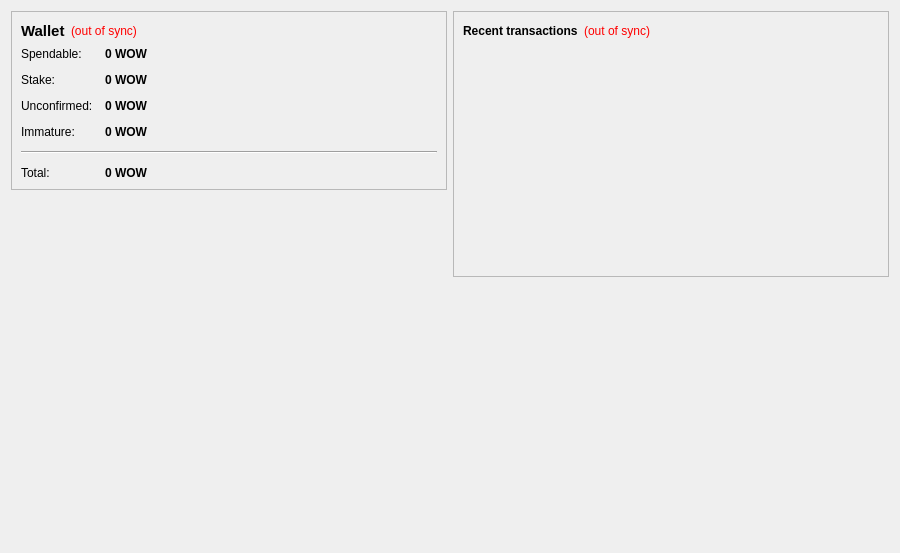
<?xml version="1.0" encoding="UTF-8"?>
<ui version="4.0">
 <class>OverviewPage</class>
 <widget class="QWidget" name="OverviewPage">
  <property name="geometry">
   <rect>
    <x>0</x>
    <y>0</y>
    <width>900</width>
    <height>553</height>
   </rect>
  </property>
  <property name="windowTitle">
   <string>Form</string>
  </property>
  <layout class="QHBoxLayout" name="horizontalLayout" stretch="1,1">
   <item>
    <layout class="QVBoxLayout" name="verticalLayout_2">
     <item>
      <widget class="QFrame" name="frame">
       <property name="frameShape">
        <enum>QFrame::StyledPanel</enum>
       </property>
       <property name="frameShadow">
        <enum>QFrame::Raised</enum>
       </property>
       <layout class="QVBoxLayout" name="verticalLayout_4">
        <item>
         <layout class="QHBoxLayout" name="horizontalLayout_4">
          <item>
           <widget class="QLabel" name="label_5">
            <property name="font">
             <font>
              <pointsize>11</pointsize>
              <weight>75</weight>
              <bold>true</bold>
             </font>
            </property>
            <property name="text">
             <string>Wallet</string>
            </property>
           </widget>
          </item>
          <item>
           <widget class="QLabel" name="labelWalletStatus">
            <property name="toolTip">
             <string>The displayed information may be out of date. Your wallet automatically synchronizes with the Wow network after a connection is established, but this process has not completed yet.</string>
            </property>
            <property name="styleSheet">
             <string notr="true">QLabel { color: red; }</string>
            </property>
            <property name="text">
             <string notr="true">(out of sync)</string>
            </property>
            <property name="alignment">
             <set>Qt::AlignLeading|Qt::AlignLeft|Qt::AlignVCenter</set>
            </property>
           </widget>
          </item>
          <item>
           <spacer name="horizontalSpacer_2">
            <property name="orientation">
             <enum>Qt::Horizontal</enum>
            </property>
            <property name="sizeHint" stdset="0">
             <size>
              <width>40</width>
              <height>20</height>
             </size>
            </property>
           </spacer>
          </item>
         </layout>
        </item>
        <item>
         <layout class="QFormLayout" name="formLayout_2">
          <property name="fieldGrowthPolicy">
           <enum>QFormLayout::AllNonFixedFieldsGrow</enum>
          </property>
          <property name="horizontalSpacing">
           <number>12</number>
          </property>
          <property name="verticalSpacing">
           <number>12</number>
          </property>
          <item row="0" column="0">
           <widget class="QLabel" name="label">
            <property name="text">
             <string>Spendable:</string>
            </property>
           </widget>
          </item>
          <item row="0" column="1">
           <widget class="QLabel" name="labelBalance">
            <property name="font">
             <font>
              <weight>75</weight>
              <bold>true</bold>
             </font>
            </property>
            <property name="cursor">
             <cursorShape>IBeamCursor</cursorShape>
            </property>
            <property name="toolTip">
             <string>Your current spendable balance</string>
            </property>
            <property name="text">
             <string notr="true">0 WOW</string>
            </property>
            <property name="textInteractionFlags">
             <set>Qt::LinksAccessibleByMouse|Qt::TextSelectableByKeyboard|Qt::TextSelectableByMouse</set>
            </property>
           </widget>
          </item>
          <item row="1" column="0">
           <widget class="QLabel" name="label_6">
            <property name="text">
             <string>Stake:</string>
            </property>
           </widget>
          </item>
          <item row="1" column="1">
           <widget class="QLabel" name="labelStake">
            <property name="font">
             <font>
              <weight>75</weight>
              <bold>true</bold>
             </font>
            </property>
            <property name="cursor">
             <cursorShape>IBeamCursor</cursorShape>
            </property>
            <property name="toolTip">
             <string>Total of coins that were staked, and do not yet count toward the current balance</string>
            </property>
            <property name="text">
             <string notr="true">0 WOW</string>
            </property>
            <property name="textInteractionFlags">
             <set>Qt::LinksAccessibleByMouse|Qt::TextSelectableByKeyboard|Qt::TextSelectableByMouse</set>
            </property>
           </widget>
          </item>
          <item row="2" column="0">
           <widget class="QLabel" name="label_3">
            <property name="text">
             <string>Unconfirmed:</string>
            </property>
           </widget>
          </item>
          <item row="2" column="1">
           <widget class="QLabel" name="labelUnconfirmed">
            <property name="font">
             <font>
              <weight>75</weight>
              <bold>true</bold>
             </font>
            </property>
            <property name="cursor">
             <cursorShape>IBeamCursor</cursorShape>
            </property>
            <property name="toolTip">
             <string>Total of transactions that have yet to be confirmed, and do not yet count toward the current balance</string>
            </property>
            <property name="text">
             <string notr="true">0 WOW</string>
            </property>
            <property name="textInteractionFlags">
             <set>Qt::LinksAccessibleByMouse|Qt::TextSelectableByKeyboard|Qt::TextSelectableByMouse</set>
            </property>
           </widget>
          </item>
          <item row="3" column="0">
           <widget class="QLabel" name="labelImmatureText">
            <property name="text">
             <string>Immature:</string>
            </property>
           </widget>
          </item>
          <item row="3" column="1">
           <widget class="QLabel" name="labelImmature">
            <property name="font">
             <font>
              <weight>75</weight>
              <bold>true</bold>
             </font>
            </property>
            <property name="toolTip">
             <string>Mined balance that has not yet matured</string>
            </property>
            <property name="text">
             <string notr="true">0 WOW</string>
            </property>
            <property name="textInteractionFlags">
             <set>Qt::LinksAccessibleByMouse|Qt::TextSelectableByKeyboard|Qt::TextSelectableByMouse</set>
            </property>
           </widget>
          </item>
          <item row="4" column="0" colspan="2">
           <widget class="Line" name="line">
            <property name="orientation">
             <enum>Qt::Horizontal</enum>
            </property>
           </widget>
          </item>
          <item row="5" column="0">
           <widget class="QLabel" name="labelTotalText">
            <property name="text">
             <string>Total:</string>
            </property>
           </widget>
          </item>
          <item row="5" column="1">
           <widget class="QLabel" name="labelTotal">
            <property name="font">
             <font>
              <weight>75</weight>
              <bold>true</bold>
             </font>
            </property>
            <property name="cursor">
             <cursorShape>IBeamCursor</cursorShape>
            </property>
            <property name="toolTip">
             <string>Your current total balance</string>
            </property>
            <property name="text">
             <string notr="true">0 WOW</string>
            </property>
            <property name="textInteractionFlags">
             <set>Qt::LinksAccessibleByMouse|Qt::TextSelectableByKeyboard|Qt::TextSelectableByMouse</set>
            </property>
           </widget>
          </item>
         </layout>
        </item>
       </layout>
      </widget>
     </item>
     <item>
      <spacer name="verticalSpacer">
       <property name="orientation">
        <enum>Qt::Vertical</enum>
       </property>
       <property name="sizeHint" stdset="0">
        <size>
         <width>20</width>
         <height>40</height>
        </size>
       </property>
      </spacer>
     </item>
     <item>
      <widget class="QLabel" name="label_2">
       <property name="autoFillBackground">
        <bool>true</bool>
       </property>
       <property name="text">
        <string/>
       </property>
       <property name="pixmap">
        <pixmap resource="../bitcoin.qrc">:/images/wallet</pixmap>
       </property>
       <property name="scaledContents">
        <bool>false</bool>
       </property>
       <property name="alignment">
        <set>Qt::AlignCenter</set>
       </property>
       <property name="margin">
        <number>0</number>
       </property>
      </widget>
     </item>
    </layout>
   </item>
   <item>
    <layout class="QVBoxLayout" name="verticalLayout_3">
     <item>
      <widget class="QFrame" name="frame_2">
       <property name="frameShape">
        <enum>QFrame::StyledPanel</enum>
       </property>
       <property name="frameShadow">
        <enum>QFrame::Raised</enum>
       </property>
       <layout class="QVBoxLayout" name="verticalLayout">
        <item>
         <layout class="QHBoxLayout" name="horizontalLayout_2">
          <item>
           <widget class="QLabel" name="label_4">
            <property name="text">
             <string>&lt;b&gt;Recent transactions&lt;/b&gt;</string>
            </property>
           </widget>
          </item>
          <item>
           <widget class="QLabel" name="labelTransactionsStatus">
            <property name="toolTip">
             <string>The displayed information may be out of date. Your wallet automatically synchronizes with the Wow network after a connection is established, but this process has not completed yet.</string>
            </property>
            <property name="styleSheet">
             <string notr="true">QLabel { color: red; }</string>
            </property>
            <property name="text">
             <string notr="true">(out of sync)</string>
            </property>
            <property name="alignment">
             <set>Qt::AlignRight|Qt::AlignTrailing|Qt::AlignVCenter</set>
            </property>
           </widget>
          </item>
          <item>
           <spacer name="horizontalSpacer">
            <property name="orientation">
             <enum>Qt::Horizontal</enum>
            </property>
            <property name="sizeHint" stdset="0">
             <size>
              <width>40</width>
              <height>20</height>
             </size>
            </property>
           </spacer>
          </item>
         </layout>
        </item>
        <item>
         <widget class="QListView" name="listTransactions">
          <property name="styleSheet">
           <string notr="true">QListView { background: transparent; }</string>
          </property>
          <property name="frameShape">
           <enum>QFrame::NoFrame</enum>
          </property>
          <property name="verticalScrollBarPolicy">
           <enum>Qt::ScrollBarAlwaysOff</enum>
          </property>
          <property name="horizontalScrollBarPolicy">
           <enum>Qt::ScrollBarAlwaysOff</enum>
          </property>
          <property name="selectionMode">
           <enum>QAbstractItemView::NoSelection</enum>
          </property>
         </widget>
        </item>
       </layout>
      </widget>
     </item>
     <item>
      <spacer name="verticalSpacer_2">
       <property name="orientation">
        <enum>Qt::Vertical</enum>
       </property>
       <property name="sizeHint" stdset="0">
        <size>
         <width>20</width>
         <height>40</height>
        </size>
       </property>
      </spacer>
     </item>
    </layout>
   </item>
  </layout>
 </widget>
 <resources>
  <include location="../bitcoin.qrc"/>
 </resources>
 <connections/>
</ui>
